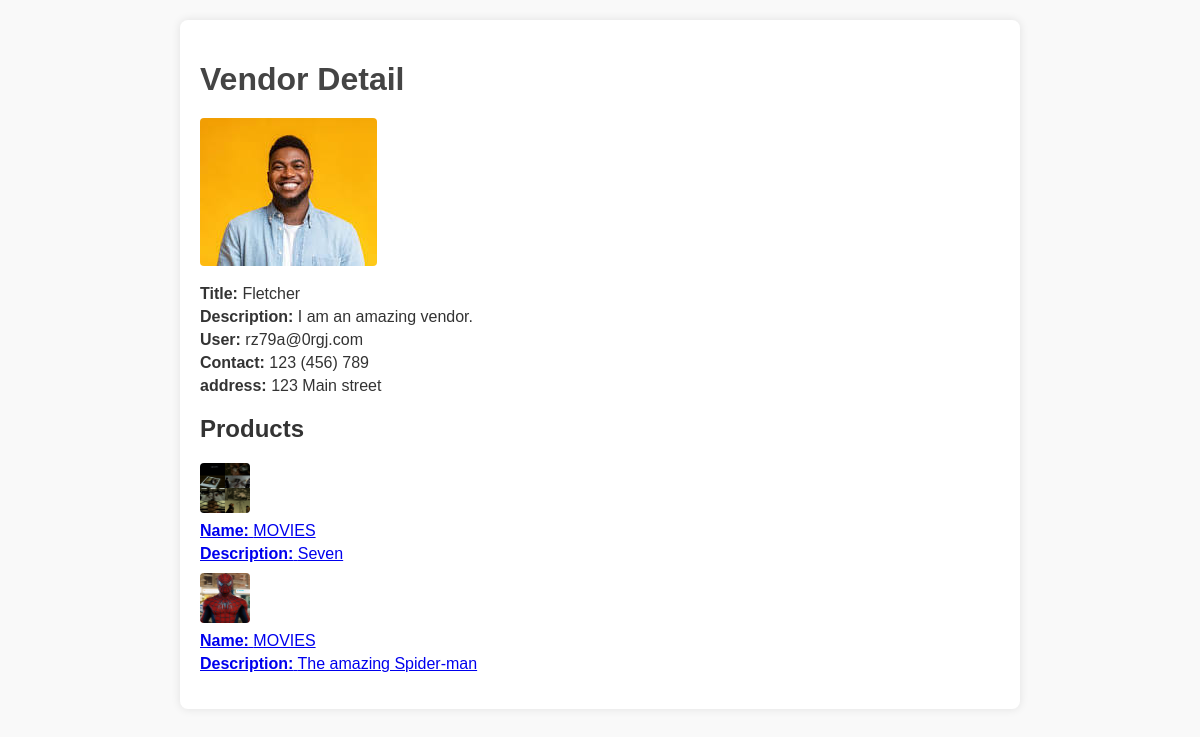
The page /vendro/venc35h3lflhjk4j2gjck4m5m on the database its author committed.
### core/models.py (models this page shows, shortened)
class Vendor(models.Model):
    vid = ShortUUIDField(unique=True, max_length=30, prefix="ven", alphabet="abcdefghijklm12345")
    title = models.CharField(max_length=100, default="nestify")
    image = models.ImageField(upload_to="vendor", default="vendor.jpg")
    description = models.TextField(null=True, blank=True, default="I am an amazing vendor")
    address = models.CharField(max_length=100, default="123 Main street")
    contact = models.CharField(max_length=100, default="123 (456) 789")
    chat_resp_time = models.CharField(max_length=100, default="100")
    shipping_on_time = models.CharField(max_length=100, default="100")
    authenticate_rating = models.CharField(max_length=100, default="1")
    days_return = models.CharField(max_length=100, default="1")
    warranty_period = models.CharField(max_length=100, default="1")
    user = models.ForeignKey(User, on_delete=models.SET_NULL, null=True)
    class Meta:
        verbose_name_plural = "Vendors"

class Product(models.Model):
    pid = ShortUUIDField(unique=True, max_length=5, alphabet="abc12")
    title = models.CharField(max_length=100)
    image = models.ImageField(upload_to="category", default="product.jpg")
    description = models.TextField(null=True, blank=True, default="fresh pear")
    user = models.ForeignKey(User, on_delete=models.SET_NULL, null=True)
    vendor = models.ForeignKey(Vendor, on_delete=models.SET_NULL, null=True, related_name="product")
    category = models.ForeignKey(Category, on_delete=models.SET_NULL, null=True)
    price = models.DecimalField(max_digits=12, decimal_places=2, default=1.99)
    old_price = models.DecimalField(max_digits=12, decimal_places=2, default=2.99)
    specifications = models.TextField(null=True, blank=True)
    product_status = models.CharField(choices=STATUS, max_length=10, default="in_review")
    status = models.BooleanField(default=True)
    in_stock = models.BooleanField(default=True)
    featured = models.BooleanField(default=False)
    digital = models.BooleanField(default=False)
    sku = ShortUUIDField(unique=True, max_length=40, prefix="sku", alphabet="1234567890")
    date = models.DateTimeField(auto_now_add=True)
    updated = models.DateTimeField(null=True, blank=True)
    class Meta:
        verbose_name_plural = "Products"

class Category(models.Model):
    cid = ShortUUIDField(unique=True, max_length=30, prefix="cat", alphabet="abcdefghijklm12345")
    title = models.CharField(max_length=100, default="food")
    image = models.ImageField(upload_to="category", default="category.jpg")
    description = models.TextField(null=True, blank=True)
    class Meta:
        verbose_name_plural = "Categories"
    def __str__(self):
        return self.title

### userauths/models.py (models this page shows)
class User(AbstractUser):
    email = models.EmailField(unique=True, null=False)
    username = models.CharField(max_length=100)
    bio = models.CharField(max_length=100)
    USERNAME_FIELD = "email"
    REQUIRED_FIELDS = ['username']
    def __str__(self):
        return self.email

### core/views.py (the view)
# urls.py: path("vendro/<vid>", views.vendor_detail_view, name="vendor-detail"),
def vendor_detail_view(request,vid):
    vendor = Vendor.objects.get(vid=vid)
    products = Product.objects.filter(vendor=vendor, product_status="published")
    context = {
        "vendor":vendor,
        "products":products
    }
    return render(request, "core/vendor-detail.html", context)

### templates/core/vendor-detail.html (shortened to what this page needs)
<!DOCTYPE html>
<html lang="en">
<head>
</head>
<body>
    <div class="container">
        <h1>Vendor Detail</h1>
        <div class="vendor-info">
            <img src="{{vendor.image.url}}" alt="Vendor Image">
            <p><strong>Title:</strong> {{vendor.title}}</p>
            <p><strong>Description:</strong> {{vendor.description}}.</p>
            <p><strong>User:</strong> {{vendor.user}} </p>
            <p><strong>Contact:</strong> {{vendor.contact}}
            <p><strong>address:</strong> {{vendor.address}}
        </div>
        <div class="product-list">
            <h2>Products</h2>
            <ul>
                {% for product in products %}
                <li>
                    <a href="{% url 'core:product_detail' product.pid %}" class="product-card">
                    <img src="{{ product.image.url }}" alt="{{ product.name }} Image">
                    <p><strong>Name:</strong> {{ product.category }}</p>
                    <p><strong>Description:</strong> {{ product.description }}</p>
                </li>
                {% endfor %}
            </ul>
        </div>
    </div>
</body>
</html>

### templates/core/vendor-detail.html (style rules this page uses)
body { font-family: Arial, sans-serif; margin: 0; padding: 0; background-color: #f9f9f9; color: #333; }
.container { max-width: 800px; margin: 20px auto; padding: 20px; background-color: #fff; border-radius: 8px; box-shadow: 0 0 10px rgba(0, 0, 0, 0.1); }
h1 { font-size: 2em; color: #444; margin-bottom: 20px; }
.vendor-info { margin-bottom: 20px; }
.vendor-info p { margin: 5px 0; }
.vendor-info img { max-width: 100%; height: auto; margin-bottom: 10px; border-radius: 4px; }
.product-list { margin-top: 20px; }
.product-list ul { list-style: none; padding: 0; }
.product-list li { margin-bottom: 10px; }
.product-list img { width: 50px; height: 50px; margin-right: 10px; border-radius: 4px; }
.product-list p { margin: 5px 0; }

### rows shown on the page
Vendor: image (picture), title "Fletcher", description "I am an amazing vendor", user "rz79a@0rgj.com", contact "123 (456) 789", address "123 Main street"
Product: image (picture), category "MOVIES", description "Seven"
Product: image (picture), category "MOVIES", description "The amazing Spider-man"
